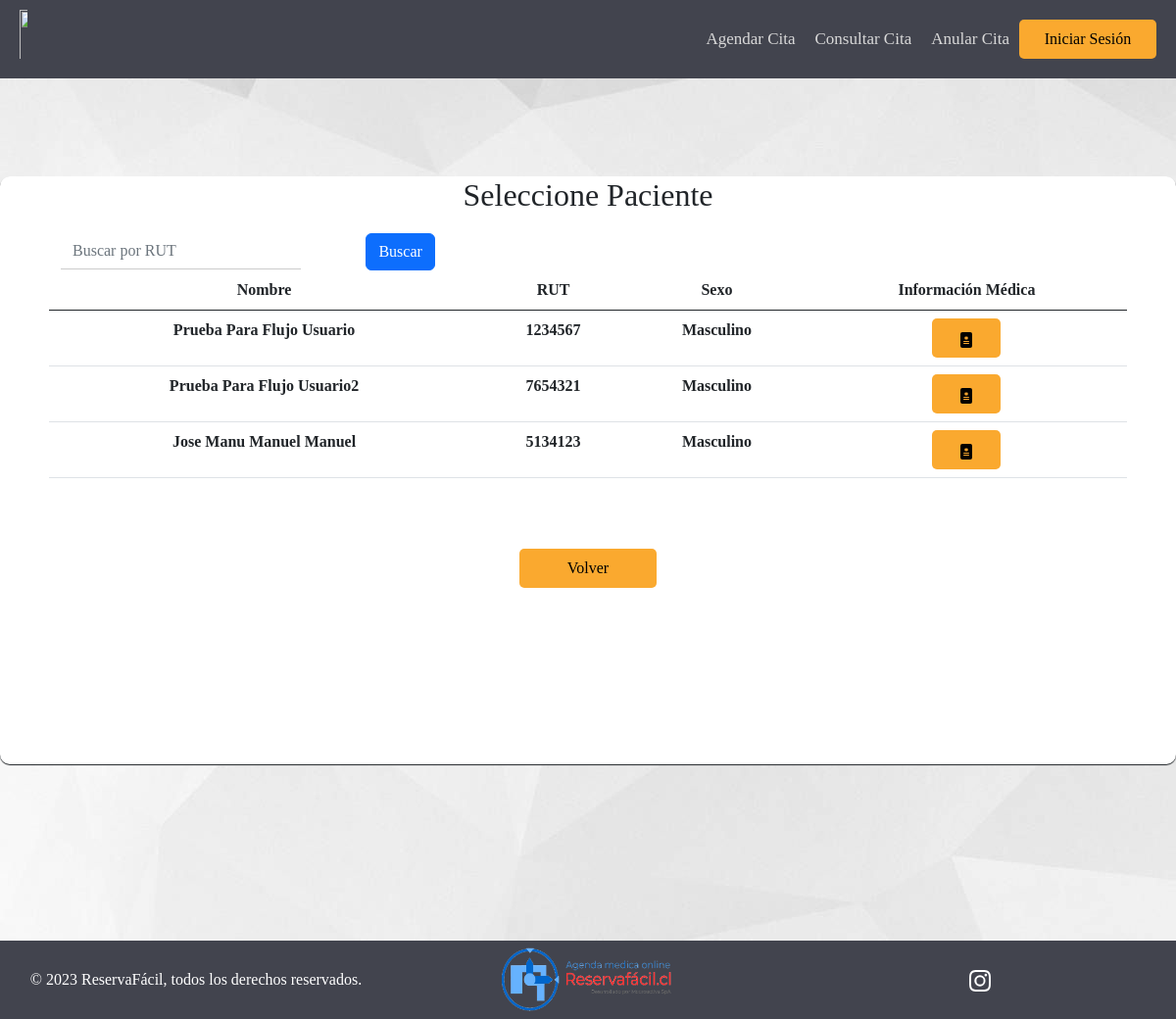
/pacientes_fichas_medicas/, run on an earlier commit of the app's database.
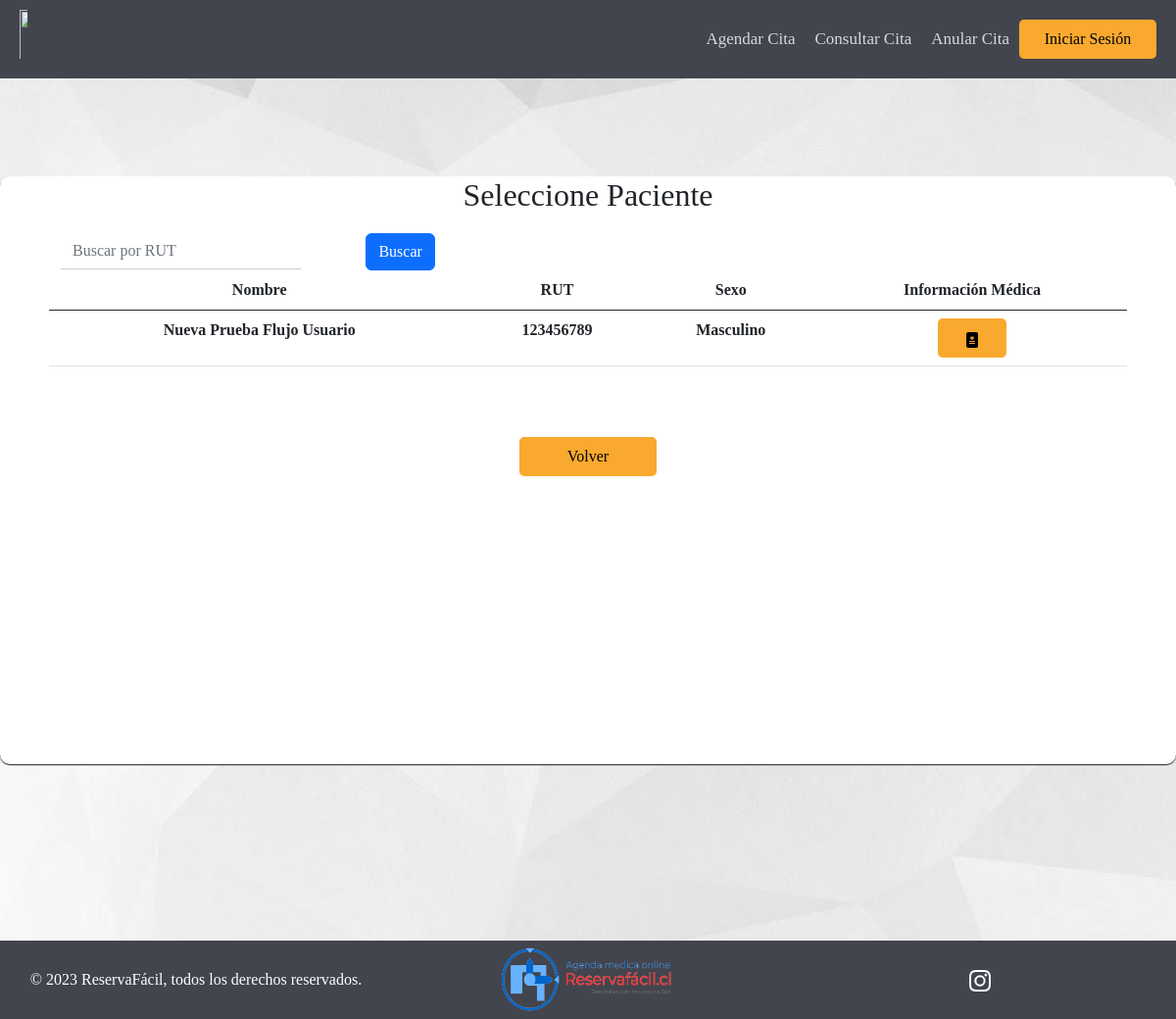
And on a later commit of the database.
### AppReservaFacil/models.py (models this page shows, shortened)
class Paciente(models.Model):
    ID_Paciente = models.IntegerField(primary_key=True, unique=True)
    Nombre_Paciente = models.CharField(max_length = 256)
    Rut = models.CharField(max_length=9, null = True)
    Sexo = models.CharField(SEXO_CHOICES, max_length=9, null = True)
    Fecha_de_nacimiento_P = models.DateField(null = True)
    Direccion_P = models.CharField(max_length=256, null = True)
    Telefono_P = models.CharField(max_length=9, null = True)
    Usuario_P = models.ForeignKey(User, null=True, on_delete=models.RESTRICT)
    Primer_Login = models.BooleanField(default=True)
    class Meta:
        verbose_name = 'Paciente'
        verbose_name_plural = 'Pacientes'

### AppReservaFacil/views.py (the view)
# urls.py: path('pacientes_fichas_medicas/', views.pacientes_fichas_medicas, name = 'pacientes_fichas_medicas'),
def pacientes_fichas_medicas(request):
    if request.method == 'POST':
        print("Manolo Print")
        if 'doc_pac' in request.POST:
            nom_pac = request.POST.get('doc_pac')
            url = reverse('filtro_ficha_medica') + '?nom_pac={}'.format(nom_pac)
            return redirect(url)
        elif 'buscar-btn' in request.POST:
            print("Manolo buscar-btn")
            rut = request.POST.get('buscar-input')
            Pacientes = Paciente.objects.filter(Rut__icontains=rut)
    else:
        print("Manolo Else")
        Pacientes = Paciente.objects.all()
    contexto = {'Pacientes':Pacientes}
    return render(request, "Especialistas/pacientes_fichas_medicas.html", contexto)

### AppReservaFacil/templatetags/auth_extras.py (called while the page is built)
@register.filter(name='has_group')
def has_group(user, group_name):
    group = Group.objects.get(name=group_name)
    return True if group in user.groups.all() else False

### AppReservaFacil/templates/Especialistas/pacientes_fichas_medicas.html (shortened to what this page needs)
{% extends "../Clientes/index.html" %}
{% block footer %}
  <div class="div-mediano">
        <h2 id="titulo-inicio-sesion">Seleccione Paciente</h2>
        <div class="row row-margin table-responsive">
            <table class="table table-hover table-pagination">
                <thead>
                    <tr>
                        <div class="row">
                            <div class="col-md-3">
                                <form method="post">
                                    <div class="form-group">
                                        <input type="text" class="form-control" id="buscar-input" name="buscar-input" placeholder="Buscar por RUT">
                                      </div>
                                    </div>
                                    <div class="col-md-2">
                                    <button type="submit" class="btn btn-primary" id="buscar-btn" name="buscar-btn">Buscar</button>
                            </div>
                        </div>
                        <th>Nombre</th>
                        <th class="rut">RUT</th>
                        <th>Sexo</th>
                        <th>Información Médica</th>
                    </tr>
                </thead>
                {% if Pacientes %}
                <tbody>
                        {% for Pac in Pacientes %}
                        <tr>
                            <th>{{Pac.Nombre_Paciente}}</th>
                            <th class="rut">{{Pac.Rut}}</th>
                            <th>{{Pac.Sexo}}</th>
                            <th>
                              <form method="post" >
                                <button class="btn-naranja-pequeno" type="submit" name="doc_pac" value="{{Pac.Nombre_Paciente}}" id="doc_pac" >
                                </button>
                            </th>
                        </tr>
                        {% endfor %}
                </tbody>
                {%else%}
                <tbody>
                        <tr>
                            <td colspan="5" style="text-align: center">No hay pacientes en el sistema</td>
                        </tr>
                    </tbody>
                {% endif %}
            </table>
            </div>
            <button type="button" class="btn-naranja-mediano row-margin"><a href="{{ request.META.HTTP_REFERER }}">Volver</a></button>
        </div>
{% endblock %}

What changed in the data, as far as the page shows it:
removed Paciente: Nombre_Paciente "Prueba Para Flujo Usuario2", Rut "7654321", Sexo "Masculino"
removed Paciente: Nombre_Paciente "Jose Manu Manuel Manuel", Rut "5134123", Sexo "Masculino"
changed Paciente "Masculino": Nombre_Paciente "Prueba Para Flujo Usuario" → "Nueva Prueba Flujo Usuario"; Rut "1234567" → "123456789"
